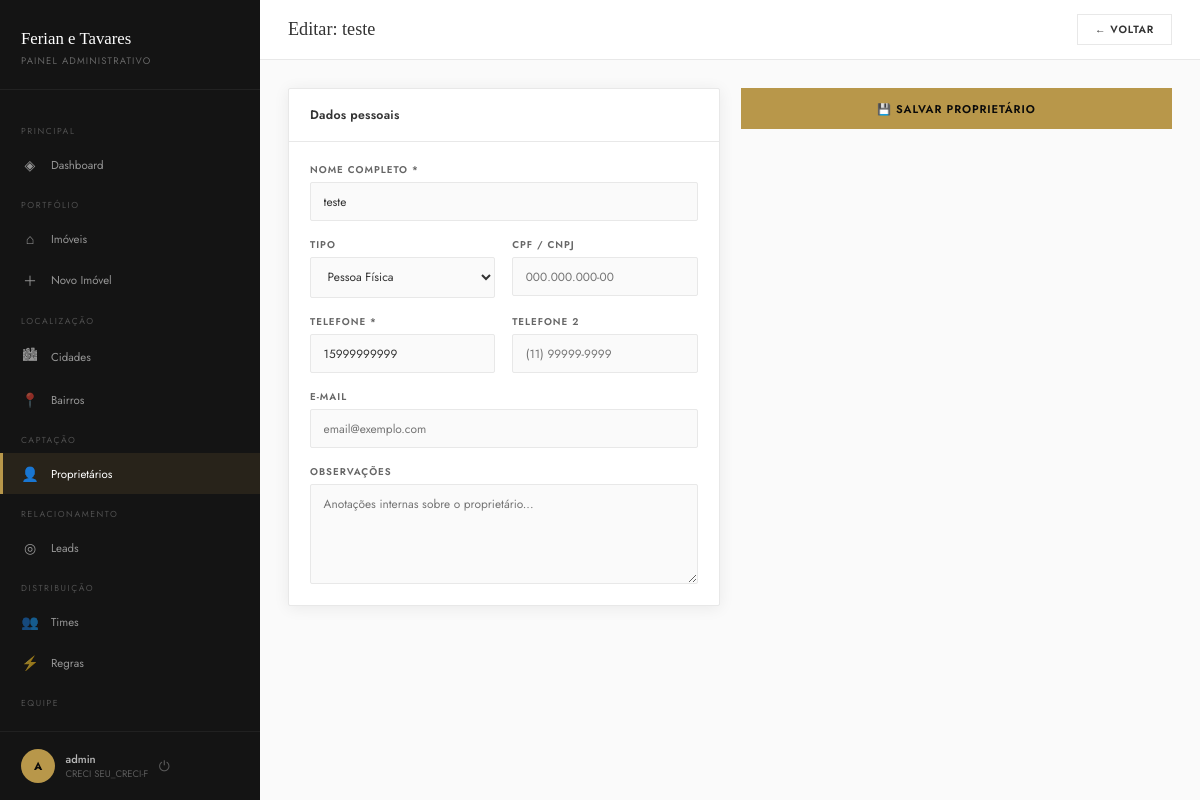
Screenshot of /painel/proprietarios/1/editar/ (signed in) with the database file from the repository.
### imoveis/models.py (models this page shows, shortened)
class Proprietario(models.Model):
    TIPO_CHOICES = [
        ('pf', 'Pessoa Física'),
        ('pj', 'Pessoa Jurídica'),
    ]
    nome = models.CharField('Nome completo', max_length=200)
    tipo = models.CharField('Tipo', max_length=2, choices=TIPO_CHOICES, default='pf')
    cpf_cnpj = models.CharField('CPF / CNPJ', max_length=20, blank=True)
    telefone = models.CharField('Telefone', max_length=20)
    telefone2 = models.CharField('Telefone 2', max_length=20, blank=True)
    email = models.EmailField('E-mail', blank=True)
    observacoes = models.TextField('Observações', blank=True)
    criado_em = models.DateTimeField(auto_now_add=True)
    class Meta:
        verbose_name = 'Proprietário'
        verbose_name_plural = 'Proprietários'
        ordering = ['nome']

### core/admin_views.py (the view, shortened to what this page needs)
# urls.py: path('proprietarios/<int:pk>/editar/', admin_views.proprietario_edit, name='proprietario_edit'),
@admin_required
def proprietario_edit(request, pk):
    p = get_object_or_404(Proprietario, pk=pk)
    return render(request, 'painel/proprietario_form.html', {
        'titulo': f'Editar: {p.nome}', 'proprietario': p
    })

### core/context_processors.py (called while the page is built)
def site_settings(request):
    return {
        'WHATSAPP_NUMBER': getattr(settings, 'WHATSAPP_NUMBER', '5511947532081'),
        'BROKER_NAME': getattr(settings, 'BROKER_NAME', 'Luiz Tavares'),
        'BROKER_CRECI': getattr(settings, 'BROKER_CRECI', '226905-F'),
        'DISTRIBUICAO_ATIVA': getattr(settings, 'DISTRIBUICAO_LEADS_ATIVA', False),
    }

### templates/painel/proprietario_form.html (shortened to what this page needs)
{% extends "painel/base.html" %}
{% block page_title %}{{ titulo }}{% endblock %}
{% block topbar_actions %}
<a href="{% url 'painel:proprietario_list' %}" class="topbar-btn btn-outline-dark">← Voltar</a>
{% endblock %}
{% block content %}
<form method="post">
  <div style="display:grid;grid-template-columns:1fr 1fr;gap:1.5rem;align-items:start">
    <div class="card">
      <div class="card-header"><span class="card-header-title">Dados pessoais</span></div>
      <div class="card-body">
        <div class="form-grid">
          <div class="form-group full">
            <label class="form-label">Nome completo *</label>
            <input type="text" name="nome" class="form-control"
                   value="{{ proprietario.nome|default:'' }}" required>
          </div>
          <div class="form-group">
            <label class="form-label">Tipo</label>
            <select name="tipo" class="form-control">
              <option value="pf" {% if not proprietario or proprietario.tipo == 'pf' %}selected{% endif %}>Pessoa Física</option>
            </select>
          </div>
          <div class="form-group">
            <label class="form-label">CPF / CNPJ</label>
            <input type="text" name="cpf_cnpj" class="form-control"
                   value="{{ proprietario.cpf_cnpj|default:'' }}" placeholder="000.000.000-00">
          </div>
          <div class="form-group">
            <label class="form-label">Telefone *</label>
            <input type="text" name="telefone" class="form-control"
                   value="{{ proprietario.telefone|default:'' }}" placeholder="(11) 99999-9999" required>
          </div>
          <div class="form-group">
            <label class="form-label">Telefone 2</label>
            <input type="text" name="telefone2" class="form-control"
                   value="{{ proprietario.telefone2|default:'' }}" placeholder="(11) 99999-9999">
          </div>
          <div class="form-group full">
            <label class="form-label">E-mail</label>
            <input type="email" name="email" class="form-control"
                   value="{{ proprietario.email|default:'' }}" placeholder="email@exemplo.com">
          </div>
          <div class="form-group full">
            <label class="form-label">Observações</label>
            <textarea name="observacoes" class="form-control" rows="4"
                      placeholder="Anotações internas sobre o proprietário...">{{ proprietario.observacoes|default:'' }}</textarea>
          </div>
        </div>
      </div>
    </div>
    <div>
      <button type="submit" class="topbar-btn btn-gold"
              style="width:100%;justify-content:center;padding:0.9rem;font-size:0.8rem">
        💾 Salvar proprietário
      </button>
    </div>
  </div>
</form>
{% endblock %}

### templates/painel/base.html (shortened to what this page needs)
<!DOCTYPE html>
<html lang="pt-BR">
<head>
</head>
<body>
<div class="layout">
  <aside class="sidebar" id="sidebar">
    <div class="sidebar-brand">
      <div class="brand-title">Ferian e Tavares</div>
      <div class="brand-sub">Painel Administrativo</div>
    </div>
    <nav class="sidebar-nav">
      <div class="nav-section">Principal</div>
      <a href="{% url 'painel:dashboard' %}" class="nav-item {% if request.resolver_match.url_name == 'dashboard' %}active{% endif %}">
        <span class="nav-icon">◈</span> Dashboard
      </a>
      <div class="nav-section">Portfólio</div>
      <a href="{% url 'painel:imovel_list' %}" class="nav-item {% if 'imovel' in request.resolver_match.url_name %}active{% endif %}">
        <span class="nav-icon">⌂</span> Imóveis
      </a>
      <a href="{% url 'painel:imovel_create' %}" class="nav-item">
        <span class="nav-icon">＋</span> Novo Imóvel
      </a>
      <div class="nav-section">Localização</div>
      <a href="{% url 'painel:cidade_list' %}" class="nav-item {% if 'cidade' in request.resolver_match.url_name %}active{% endif %}">
        <span class="nav-icon">🏙</span> Cidades
      </a>
      <a href="{% url 'painel:bairro_list' %}" class="nav-item {% if 'bairro' in request.resolver_match.url_name %}active{% endif %}">
        <span class="nav-icon">📍</span> Bairros
      </a>
      <div class="nav-section">Captação</div>
      <a href="{% url 'painel:proprietario_list' %}"
        class="nav-item {% if 'proprietario' in request.resolver_match.url_name %}active{% endif %}">
        <span class="nav-icon">👤</span> Proprietários
      </a>
      <div class="nav-section">Relacionamento</div>
      <a href="{% url 'painel:lead_list' %}" class="nav-item {% if 'lead' in request.resolver_match.url_name %}active{% endif %}">
        <span class="nav-icon">◎</span> Leads
      </a>
      {% if request.user.is_staff %}
      <div class="nav-section">Distribuição</div>
      <a href="{% url 'painel:time_list' %}"
        class="nav-item {% if 'time' in request.resolver_match.url_name %}active{% endif %}">
        <span class="nav-icon">👥</span> Times
      </a>
      <a href="{% url 'painel:regra_list' %}"
        class="nav-item {% if 'regra' in request.resolver_match.url_name %}active{% endif %}">
        <span class="nav-icon">⚡</span> Regras
      </a>
      {% endif %}
      {% if request.user.is_staff %}
      <div class="nav-section">Equipe</div>
      <a href="{% url 'painel:usuario_list' %}"
        class="nav-item {% if 'usuario' in request.resolver_match.url_name %}active{% endif %}">
        <span class="nav-icon">👥</span> Usuários
      </a>
      {% endif %}
    </nav>
    <div class="sidebar-footer">
      <div class="footer-avatar">{{ request.user.first_name|first|upper|default:request.user.username|first|upper }}</div>
      <div>
        <div class="footer-name">{{ request.user.get_full_name|default:request.user.username }}</div>
        <div class="footer-role">CRECI {{ BROKER_CRECI }}</div>
      </div>
      <form method="post" action="{% url 'logout' %}" style="display:inline">
        <button type="submit" class="footer-logout" title="Sair"
                style="background:none;border:none;cursor:pointer;color:rgba(255,255,255,0.3);font-size:1rem;padding:0">
          ⏻
        </button>
      </form>
    </div>
  </aside>
  <div class="main">
    <header class="topbar">
      <div style="display:flex;align-items:center;gap:1rem">
        <div class="topbar-title">{% block page_title %}Painel{% endblock %}</div>
      </div>
      <div class="topbar-right">
        {% block topbar_actions %}{% endblock %}
      </div>
    </header>
    <div class="page-content">
      {% block content %}{% endblock %}
    </div>
  </div>
</div>
</body>
</html>

### rows the page displays
Proprietario: nome "teste", tipo "Pessoa Física", telefone "15999999999"

### other values shown
{{ request.user.get_full_name|default:request.user.username }} "admin"
{{ BROKER_CRECI }} "SEU_CRECI-F"
{{ titulo }} "Editar: teste"
